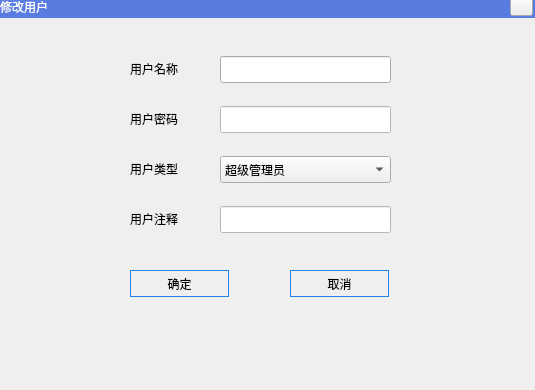
<?xml version="1.0" encoding="UTF-8"?>
<ui version="4.0">
 <class>userEdit</class>
 <widget class="QWidget" name="userEdit">
  <property name="geometry">
   <rect>
    <x>0</x>
    <y>0</y>
    <width>535</width>
    <height>390</height>
   </rect>
  </property>
  <property name="windowTitle">
   <string>Form</string>
  </property>
  <widget class="QLabel" name="passwdLabel">
   <property name="geometry">
    <rect>
     <x>130</x>
     <y>110</y>
     <width>67</width>
     <height>17</height>
    </rect>
   </property>
   <property name="text">
    <string>用户密码</string>
   </property>
  </widget>
  <widget class="QPushButton" name="canclePushButton">
   <property name="geometry">
    <rect>
     <x>290</x>
     <y>270</y>
     <width>99</width>
     <height>27</height>
    </rect>
   </property>
   <property name="styleSheet">
    <string notr="true">color: rgb(0, 0, 0);
background-image: url(:/res/anniubk.png);
border-color: rgb(33, 131, 229);
border-width: 1px;
border-style: solid;</string>
   </property>
   <property name="text">
    <string>取消</string>
   </property>
  </widget>
  <widget class="QLabel" name="userNoteLabel">
   <property name="geometry">
    <rect>
     <x>130</x>
     <y>210</y>
     <width>61</width>
     <height>17</height>
    </rect>
   </property>
   <property name="text">
    <string>用户注释</string>
   </property>
  </widget>
  <widget class="QLabel" name="userNameLabel">
   <property name="geometry">
    <rect>
     <x>130</x>
     <y>60</y>
     <width>67</width>
     <height>17</height>
    </rect>
   </property>
   <property name="text">
    <string>用户名称</string>
   </property>
  </widget>
  <widget class="QLabel" name="label_2">
   <property name="geometry">
    <rect>
     <x>0</x>
     <y>-4</y>
     <width>535</width>
     <height>22</height>
    </rect>
   </property>
   <property name="styleSheet">
    <string notr="true">background-color: rgb(88, 124, 224);
color: rgb(255, 255, 255);</string>
   </property>
   <property name="text">
    <string>修改用户</string>
   </property>
   <property name="alignment">
    <set>Qt::AlignLeading|Qt::AlignLeft|Qt::AlignVCenter</set>
   </property>
  </widget>
  <widget class="QLineEdit" name="userNoteLineEdit">
   <property name="geometry">
    <rect>
     <x>220</x>
     <y>206</y>
     <width>171</width>
     <height>27</height>
    </rect>
   </property>
   <property name="styleSheet">
    <string notr="true">background-color: rgb(255, 255, 255);</string>
   </property>
   <property name="echoMode">
    <enum>QLineEdit::Normal</enum>
   </property>
   <property name="readOnly">
    <bool>false</bool>
   </property>
  </widget>
  <widget class="QComboBox" name="userTypeComboBox">
   <property name="geometry">
    <rect>
     <x>220</x>
     <y>156</y>
     <width>171</width>
     <height>27</height>
    </rect>
   </property>
   <item>
    <property name="text">
     <string>超级管理员</string>
    </property>
   </item>
   <item>
    <property name="text">
     <string>管理员</string>
    </property>
   </item>
   <item>
    <property name="text">
     <string>操作员</string>
    </property>
   </item>
  </widget>
  <widget class="QPushButton" name="closePushButton">
   <property name="geometry">
    <rect>
     <x>510</x>
     <y>-4</y>
     <width>23</width>
     <height>20</height>
    </rect>
   </property>
   <property name="styleSheet">
    <string notr="true">border-image: url(:/res/close.png);</string>
   </property>
   <property name="text">
    <string/>
   </property>
  </widget>
  <widget class="QLabel" name="userTypeLabel">
   <property name="geometry">
    <rect>
     <x>130</x>
     <y>160</y>
     <width>67</width>
     <height>17</height>
    </rect>
   </property>
   <property name="text">
    <string>用户类型</string>
   </property>
  </widget>
  <widget class="QLineEdit" name="userNameLineEdit">
   <property name="geometry">
    <rect>
     <x>220</x>
     <y>56</y>
     <width>171</width>
     <height>27</height>
    </rect>
   </property>
   <property name="styleSheet">
    <string notr="true">color: rgb(0, 0, 0);</string>
   </property>
   <property name="readOnly">
    <bool>true</bool>
   </property>
  </widget>
  <widget class="QLineEdit" name="passwdLineEdit">
   <property name="geometry">
    <rect>
     <x>220</x>
     <y>106</y>
     <width>171</width>
     <height>27</height>
    </rect>
   </property>
   <property name="styleSheet">
    <string notr="true">background-color: rgb(255, 255, 255);</string>
   </property>
   <property name="echoMode">
    <enum>QLineEdit::Password</enum>
   </property>
   <property name="readOnly">
    <bool>false</bool>
   </property>
  </widget>
  <widget class="QPushButton" name="confirmPushButton">
   <property name="geometry">
    <rect>
     <x>130</x>
     <y>270</y>
     <width>99</width>
     <height>27</height>
    </rect>
   </property>
   <property name="styleSheet">
    <string notr="true">color: rgb(0, 0, 0);
background-image: url(:/res/anniubk.png);
border-color: rgb(33, 131, 229);
border-width: 1px;
border-style: solid;</string>
   </property>
   <property name="text">
    <string>确定</string>
   </property>
  </widget>
 </widget>
 <resources/>
 <connections/>
</ui>
